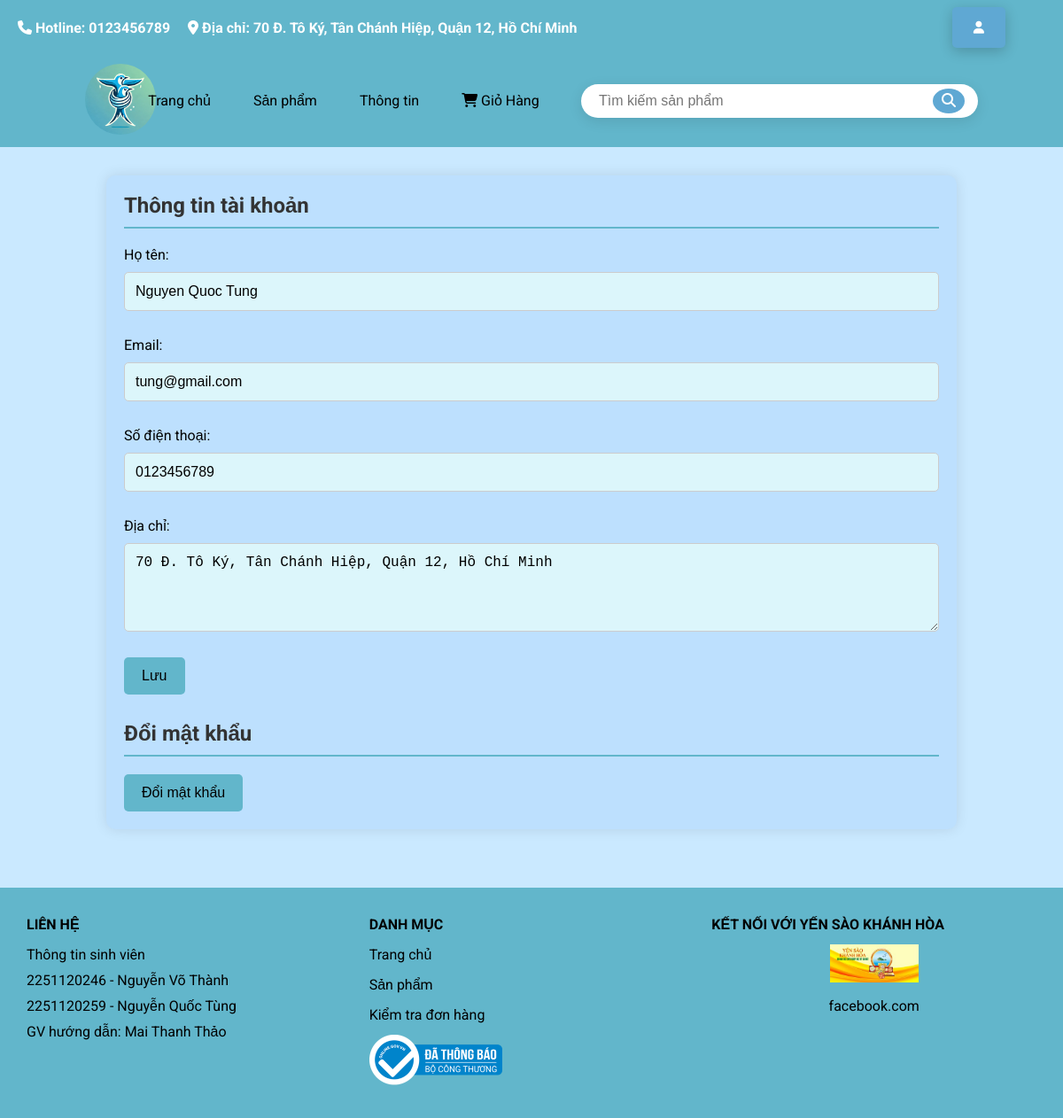
The app's page /pages/profile.php (signed in), older data.
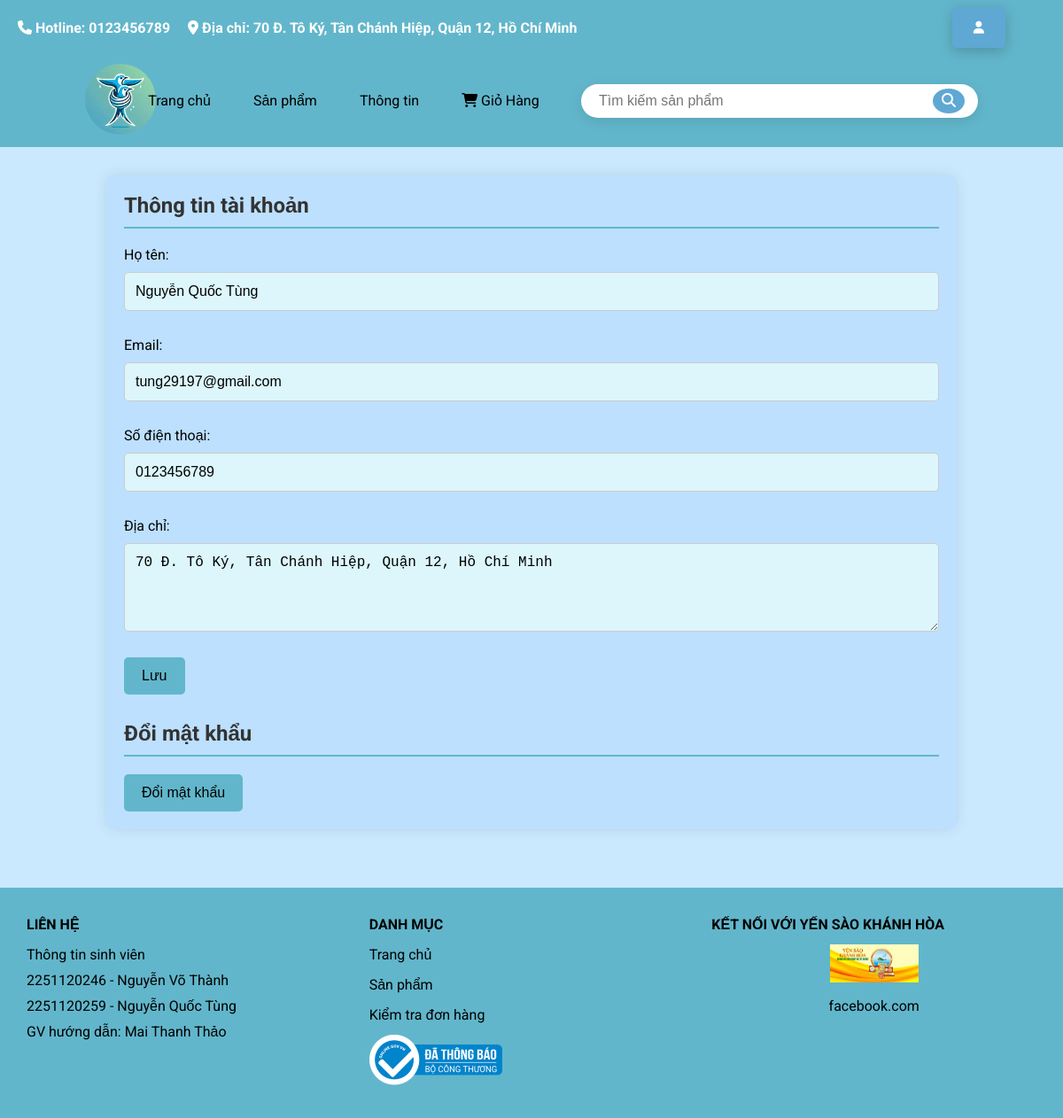
The same page, newer data.
### tables this page shows
CREATE TABLE nguoi_dung (
    id INT AUTO_INCREMENT PRIMARY KEY,
    ho_ten VARCHAR(255) NOT NULL,
    email VARCHAR(255) NOT NULL UNIQUE,
    mat_khau VARCHAR(255) NOT NULL,
    so_dien_thoai VARCHAR(20),
    dia_chi TEXT,
    vai_tro ENUM('admin', 'khach_hang') DEFAULT 'khach_hang',
    ngay_dang_ky DATETIME DEFAULT CURRENT_TIMESTAMP
);

### pages/profile.php (the view, shortened to what this page needs)
<!DOCTYPE html>
<html lang="vi">
<head>
    <link
        rel="stylesheet"
        href="https://cdnjs.cloudflare.com/ajax/libs/font-awesome/6.5.2/css/all.min.css"
 />
    <link rel="stylesheet" href="../assets/css/profile.css">
</head>
<body>
    <?php
    include('header.php');
    if (!isset($_SESSION['user_id'])) {
        $user = [
            'ho_ten' => '',
            'email' => '',
            'so_dien_thoai' => '',
            'dia_chi' => ''
        ];
    } else {
        include("../admin/pages/db_connect.php");
        $user_id = $_SESSION['user_id'];
        $sql = "SELECT * FROM nguoi_dung WHERE id = ?";
        $stmt = $conn->prepare($sql);
        $stmt->bind_param("i", $user_id);
        $stmt->execute();
        $result = $stmt->get_result();
        $user = $result->fetch_assoc();
    }
    ?>
    <div class="container">
        <div class="profile-section">
            <h2>Thông tin tài khoản</h2>
            <div class="profile-info">
                <form method="POST" action="">
                    <label for="ho_ten">Họ tên:</label>
                    <input type="text" name="ho_ten" value="<?php echo htmlspecialchars($user['ho_ten']); ?>" required><br>
                    <label for="email">Email:</label>
                    <input type="text" name="email" value="<?php echo htmlspecialchars($user['email']); ?>" required><br>
                    <label for="so_dien_thoai">Số điện thoại:</label>
                    <input type="text" name="so_dien_thoai" value="<?php echo htmlspecialchars($user['so_dien_thoai']); ?>"><br>
                    <label for="dia_chi">Địa chỉ:</label>
                    <textarea name="dia_chi" required><?php echo htmlspecialchars($user['dia_chi']); ?></textarea><br>
                    <button type="submit" name="update_profile" class="btn-save">Lưu</button>
                </form>
            </div>
        </div>
        <div class="password-section">
            <h2>Đổi mật khẩu</h2>
            <button id="change-password-btn" class="btn-change-password">Đổi mật khẩu</button>
        </div>
    </div>
    <?php include('footer.php'); ?>
</body>
</html>

### pages/header.php (shortened to what this page needs)
<?php
include("../admin/pages/db_connect.php");
if (isset($_SESSION['user_id'])) {
    $user_id = $_SESSION['user_id'];
    $query = "SELECT * FROM nguoi_dung WHERE id = ?";
    $stmt = $conn->prepare($query);
    $stmt->bind_param("i", $user_id);
    $stmt->execute();
    $result = $stmt->get_result();
    $user = $result->fetch_assoc();
}
?>
<!DOCTYPE html>
<html lang="vi">
<head>
    <link rel="stylesheet" href="../assets/css/header.css">
    <link rel="stylesheet" href="https://cdnjs.cloudflare.com/ajax/libs/font-awesome/6.5.2/css/all.min.css">
</head>
<body>
    <header>
        <div id="main">
            <div class="header_tren">
                <div class="info">
                    <span><i class="fa-solid fa-phone"></i> Hotline: 0123456789</span>
                    <span><i class="fa-solid fa-location-dot"></i> Địa chỉ: 70 Đ. Tô Ký, Tân Chánh Hiệp, Quận 12, Hồ Chí Minh</span>
                </div>
                <div class="auth-buttons">
                    <?php if (isset($user)) : ?>
                        <div class="dropdown">
                            <button class="dropbtn">
                                <i class="fa-solid fa-user"></i>
                            </button>
                        </div>
                    <?php else : ?>
                        <button id="loginBtn" class="btn-primary">Đăng nhập</button>
                        <button id="signupBtn" class="btn-secondary">Đăng kí</button>
                    <?php endif; ?>
                </div>
            </div>
            <nav>
                <div class="header_duoi">
                    <div class="content-header">
                        <a href="index.php">
                            <img src="../assets/image/index/logohdeader.webp" alt="Logo" class="logo">
                        </a>
                        <ul id="nav">
                            <li><a href="index.php">Trang chủ</a></li>
                            <li>
                                <a href="sanpham.php"> Sản phẩm</a>
                            </li>
                            <li><a href="thongtin.php">Thông tin</a></li>
                            <li><a href="cart.php" id="cartBtn" class="cart"><i class="fa-solid fa-cart-shopping"></i> Giỏ Hàng</a></li>
                        </ul>
                        <form action="search.php" method="get" class="search" onsubmit="return validateSearch()">
                            <input type="text" name="q" class="search-text" placeholder="Tìm kiếm sản phẩm" id="searchInput">
                            <button type="submit" class="btn"><i class="fa-solid fa-magnifying-glass"></i></button>
                        </form>
                    </div>
                </div>
            </nav>
        </div>
    </header>
</body>
</html>

### pages/footer.php (shortened to what this page needs)
<!DOCTYPE html>
<html lang="en">
    <head>
        <link
            rel="stylesheet"
            href="https://cdnjs.cloudflare.com/ajax/libs/font-awesome/6.5.2/css/all.min.css"
        />
        <link rel="stylesheet" href="../assets/css/footer.css" />
    </head>
    <body>
        <footer>
            <div class="footer-container">
                <div class="footer-section">
                    <h4>LIÊN HỆ</h4>
                    <p>Thông tin sinh viên</p>
                    <p>2251120246 - Nguyễn Võ Thành</p>
                    <p>2251120259 - Nguyễn Quốc Tùng</p>
                    <p>GV hướng dẫn: Mai Thanh Thảo</p>
                </div>
                <div class="footer-section">
                    <h4>DANH MỤC</h4>
                    <ul>
                        <li><a href="index.php">Trang chủ</a></li>
                        <li><a href="sanpham.php">Sản phẩm</a></li>
                        <li><a href="cart.php">Kiểm tra đơn hàng</a></li>
                    </ul>
                    <img
                        src="../assets/image/logoSaleNoti.png"
                        alt=""
                        width="150px"
                    />
                </div>
                <div class="footer-section">
                    <h4>KẾT NỐI VỚI YẾN SÀO KHÁNH HÒA</h4>
                    <div class="social-media">
                        <img
                            src="../assets/image/index/yensaokhanhhoa.jpg"
                            alt="Yến sào Khánh Hòa"
                            width="150px"
                        />
                        <a href="#">facebook.com</a>
                    </div>
                </div>
            </div>
        </footer>
    </body>
</html>

### assets/css/profile.css (style rules this page uses)
body { margin-top: 4%; background-color: #CAE9FF; }
.container { width: 80%; margin: 30px auto; background-color: #bde0fe; padding: 20px; box-shadow: 0 0 15px rgba(0, 0, 0, 0.1); border-radius: 10px; }
h2 { color: #333; margin-bottom: 20px; font-size: 24px; border-bottom: 2px solid #62b6cb; padding-bottom: 10px; }
.profile-info, .order-info { margin-bottom: 30px; }
.profile-info form label, .profile-info form input, .profile-info form textarea { display: block; width: 100%; margin-bottom: 10px; }
.profile-info form input[type="text"], .profile-info form input[type="password"], .profile-info form textarea { padding: 12px; border: 1px solid #ccc; border-radius: 5px; box-sizing: border-box; font-size: 16px; background-color: #dcf6fb; }
.profile-info form textarea { resize: vertical; height: 100px; }
.btn-save { padding: 12px 20px; background-color: #62b6cb; color: #000; border: none; border-radius: 5px; cursor: pointer; transition: background-color 0.3s ease; font-size: 16px; }
.btn-change-password { padding: 12px 20px; background-color: #62b6cb; color: #000; border: none; border-radius: 5px; cursor: pointer; transition: background-color 0.3s ease; font-size: 16px; }

### assets/css/header.css (style rules this page uses)
* { margin: 0; padding: 0; box-sizing: border-box; }
html { font-family: "Roboto", sans-serif; }
body { display: flex; flex-direction: column; min-height: 100vh; padding-top: 120px; }
header { position: fixed; top: 0; left: 0; width: 100%; z-index: 100; transition: background-color 0.3s ease-in-out; }
.header_tren { height: auto; width: 100%; background-color: #62b6cb; display: flex; justify-content: space-between; align-items: center; padding: 8px 20px; position: relative; z-index: 20; }
.info { color: white; }
.info span { margin-right: 1em; font-weight: bold; }
.auth-buttons { display: flex; gap: 10px; }
.auth-buttons button { background: #5fa8d3; color: white; border: none; padding: 8px 16px; font-size: 14px; border-radius: 5px; cursor: pointer; transition: background 0.3s ease, transform 0.2s ease; box-shadow: 0 4px 15px rgba(0, 0, 0, 0.2); font-weight: bold; }
.header_duoi { width: 100%; background-color: #62b6cb; position: relative; z-index: 15; box-sizing: border-box; display: flex; align-items: center; justify-content: space-between; padding: 10px 40px; }
.header_duoi .content-header { width: 100%; display: flex; justify-content: space-between; align-items: center; }
.header_duoi .logo { width: 80px; height: 80px; border-radius: 50%; margin-left: 70%; }
#nav { list-style-type: none; padding: 0; margin: 0; display: flex; }
#nav li { position: relative; }
#nav > li { display: inline-block; }
#nav > li > a { color: #000; text-decoration: none; line-height: 40px; padding: 5px 24px; display: block; }
.header_duoi .search { display: flex; align-items: center; background-color: #ffffff; border-radius: 20px; box-shadow: 0 4px 15px rgba(0, 0, 0, 0.1); padding: 5px 15px; width: 40%; margin-right: 5%; }
.header_duoi .search .search-text { border: none; outline: none; background: none; font-size: 16px; padding: 5px; flex-grow: 1; transition: width 0.25s ease-in-out; }
.header_duoi .search .btn { background-color: #5fa8d3; border: none; padding: 5px 10px; cursor: pointer; border-radius: 50%; font-size: 16px; color: white; }
.header_duoi .search .btn i { color: white; }
.dropdown { position: relative; display: inline-block; }
.dropbtn { background-color: #5fa8d3; color: white; padding: 8px 16px; font-size: 16px; border: none; border-radius: 5px; cursor: pointer; transition: background 0.3s ease, transform 0.2s ease; box-shadow: 0 4px 15px rgba(0, 0, 0, 0.2); }
.dropbtn i { padding: 8px; }
.dropbtn { margin-right: 45px; }

### assets/css/footer.css (style rules this page uses)
footer { background-color: #62B6CB; color: black; width: 100%; position: relative; bottom: 0; margin-top: 3%; }
.footer-container { display: flex; justify-content: space-around; padding: 20px; flex-wrap: wrap; max-width: 1200px; margin: 0 auto; }
.footer-section { flex: 1; margin: 10px; min-width: 200px; line-height: 1.5; }
.footer-section h4 { margin-bottom: 10px; }
.footer-section p, .footer-section ul, .footer-section a { margin: 5px 0; }
.footer-section ul { list-style-type: none; padding: 0; }
.footer-section ul li { margin-bottom: 10px; }
.footer-section ul li a { text-decoration: none; color: black; }
.social-media { display: flex; flex-direction: column; align-items: center; }
.social-media img { width: 100px; height: auto; margin-bottom: 10px; }
.social-media a { color: black; text-decoration: none; }

Row changes from the older to the newer data that the page shows:
changed nguoi_dung "70 Đ. Tô Ký, Tân Chánh Hiệp, Quận 12, Hồ Chí Minh": ho_ten "Nguyen Quoc Tung" → "Nguyễn Quốc Tùng"; email "tung@gmail.com" → "tung29197@gmail.com"
